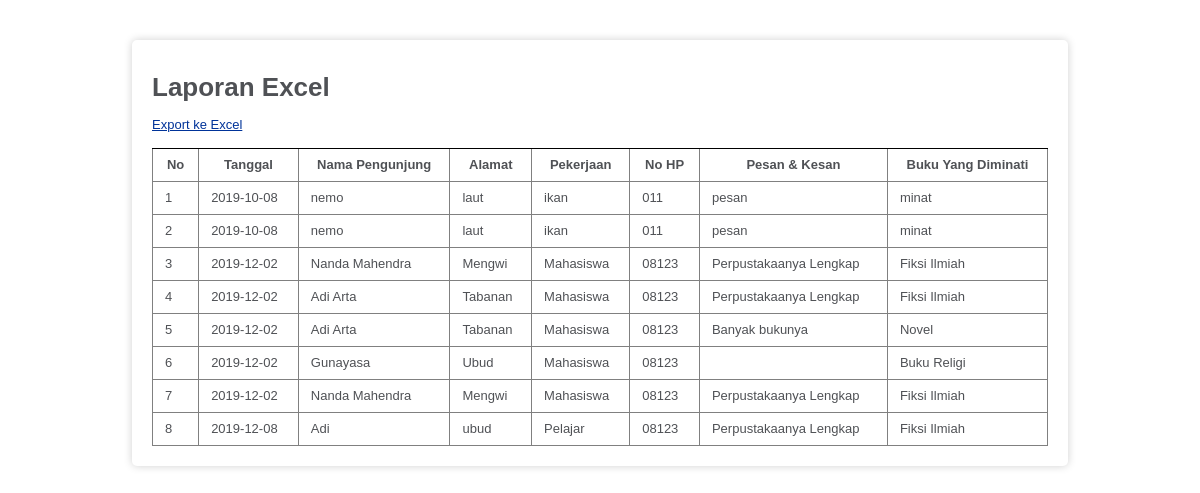
The app's page /index.php/c_excelp with its own data.
### tables this page shows
CREATE TABLE `buku_tamu` (
  `id_tamu` int(11) NOT NULL,
  `tanggal` date NOT NULL,
  `nama_pengunjung` varchar(50) NOT NULL,
  `alamat` varchar(25) NOT NULL,
  `pekerjaan` varchar(25) NOT NULL,
  `no_telp` varchar(20) NOT NULL,
  `pesan` varchar(50) NOT NULL,
  `minat` varchar(50) NOT NULL
);

### application/controllers/c_excelp.php (called while the page is built, shortened)
<?php
 class C_excelp extends CI_Controller {
      public function __construct() {
           $this->load->helper('url');
           $this->load->model('model_pengunjung');
      }
      public function index() {
           $data = array( 'title' => 'Data Pengunjung '.date("d-m-Y"),
                'pengunjung' => $this->model_pengunjung->getAll());
           $this->load->view('vwexcelp',$data);
      }
 }

### index.php (called while the page is built, shortened)
<?php
require_once BASEPATH.'core/CodeIgniter.php';

### application/models/model_pengunjung.php (called while the page is built, shortened)
<?php
 class Model_pengunjung extends CI_Model {
      public function getAll() {
           $this->db->select('*');
           $this->db->from('buku_tamu');
           $query = $this->db->get();
           return $query->result();
      }
 }

### application/views/vwexcelp.php (the view, shortened to what this page needs)
?><!DOCTYPE html>
<html lang="en">
<head>
</head>
<body>
     <main>
          <h1>Laporan Excel</h1>
          <p><a href="<?php echo base_url('c_excelp/export_excel') ?>">Export ke Excel</a></p>
          <table border="1" width="100%">
               <thead>
                    <tr>
                         <th>No</th>
                         <th>Tanggal</th>
                         <th>Nama Pengunjung</th>
                         <th>Alamat</th>
                         <th>Pekerjaan</th>
                         <th>No HP</th>
                         <th>Pesan & Kesan</th>
                         <th>Buku Yang Diminati</th>
                    </tr>
               </thead>
               <tbody>
                    <?php $no=1;  $i=1; foreach($pengunjung as $pengunjung) { ?>
                    <tr>
                         <td><?php echo $no++; ?></td>
                         <td><?php echo $pengunjung->tanggal; ?></td>
                         <td><?php echo $pengunjung->nama_pengunjung; ?></td>
                         <td><?php echo $pengunjung->alamat; ?></td>
                         <td><?php echo $pengunjung->pekerjaan; ?></td>
                         <td><?php echo $pengunjung->no_telp; ?></td>
                         <td><?php echo $pengunjung->pesan; ?></td>
                         <td><?php echo $pengunjung->minat; ?></td>
                    </tr>
                    <?php $i++; } ?>
               </tbody>
          </table>
     </main>
</body>
</html>

### application/views/vwexcelp.php (style rules this page uses)
body { background-color: #fff; margin: 40px; font: 13px/20px normal Helvetica, Arial, sans-serif; color: #4F5155; }
main { width: 80%; padding: 20px; background-color: white; min-height: 300px; border-radius: 5px; margin: 30px auto; box-shadow: 0 0 8px #D0D0D0; }
table { border-top: solid thin #000; border-collapse: collapse; }
th, td { border-top: border-top: solid thin #000; padding: 6px 12px; }
a { color: #003399; background-color: transparent; font-weight: normal; }

### records on screen
buku_tamu: tanggal "2019-10-08", nama_pengunjung "nemo", alamat "laut", pekerjaan "ikan", no_telp "011", pesan "pesan", minat "minat"
buku_tamu: tanggal "2019-10-08", nama_pengunjung "nemo", alamat "laut", pekerjaan "ikan", no_telp "011", pesan "pesan", minat "minat"
buku_tamu: tanggal "2019-12-02", nama_pengunjung "Nanda Mahendra", alamat "Mengwi", pekerjaan "Mahasiswa", no_telp "08123", pesan "Perpustakaanya Lengkap", minat "Fiksi Ilmiah"
buku_tamu: tanggal "2019-12-02", nama_pengunjung "Adi Arta", alamat "Tabanan", pekerjaan "Mahasiswa", no_telp "08123", pesan "Perpustakaanya Lengkap", minat "Fiksi Ilmiah"
buku_tamu: tanggal "2019-12-02", nama_pengunjung "Adi Arta", alamat "Tabanan", pekerjaan "Mahasiswa", no_telp "08123", pesan "Banyak bukunya", minat "Novel"
buku_tamu: tanggal "2019-12-02", nama_pengunjung "Gunayasa", alamat "Ubud", pekerjaan "Mahasiswa", no_telp "08123", minat "Buku Religi"
buku_tamu: tanggal "2019-12-02", nama_pengunjung "Nanda Mahendra", alamat "Mengwi", pekerjaan "Mahasiswa", no_telp "08123", pesan "Perpustakaanya Lengkap", minat "Fiksi Ilmiah"
buku_tamu: tanggal "2019-12-08", nama_pengunjung "Adi", alamat "ubud", pekerjaan "Pelajar", no_telp "08123", pesan "Perpustakaanya Lengkap", minat "Fiksi Ilmiah"
